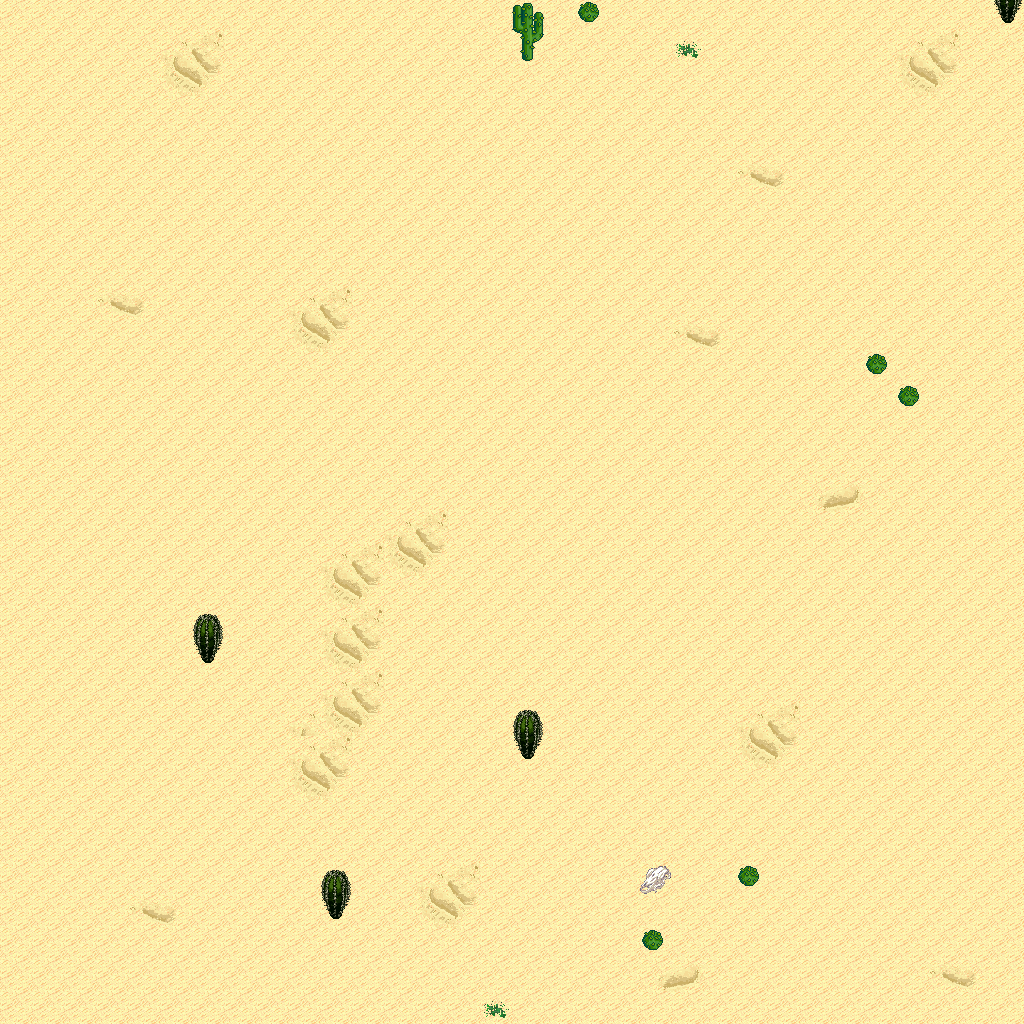

The image is a tile-based game level rendered from a .tmx file. Its description and source (layers, tilesets, objects; grid data summarised) follow:
An orthogonal 32x32 tile map with 32x32 px tiles, 5 tile layers (Ground, Objects, Objects2, Above, ...), 1 hidden layer not drawn, 18 tilesets.

<map version="1.10" tiledversion="1.11.0" orientation="orthogonal" renderorder="right-down" width="32" height="32" tilewidth="32" tileheight="32" infinite="0" nextlayerid="11" nextobjectid="1">
 <tileset firstgid="1" name="logic_collision" tilewidth="32" tileheight="32" tilecount="1" columns="1">
  <image source="../drawable/logic_collision.png" width="32" height="32" />
 </tileset>
 <tileset firstgid="2" name="ground_ground" tilewidth="32" tileheight="32" tilecount="33" columns="3">
  <image source="../drawable/ground_ground.png" width="96" height="352" />
 </tileset>
 <tileset firstgid="35" name="ground_ridge_earth_pale" tilewidth="32" tileheight="32" tilecount="96" columns="12">
  <image source="../drawable/ground_ridge_earth_pale.png" width="384" height="256" />
 </tileset>
 <tileset firstgid="131" name="ground_ridge_earth_dark" tilewidth="32" tileheight="32" tilecount="96" columns="12">
  <image source="../drawable/ground_ridge_earth_dark.png" width="384" height="256" />
 </tileset>
 <tileset firstgid="227" name="terrain_desert" tilewidth="32" tileheight="32" tilecount="88" columns="8">
  <image source="../drawable/terrain_desert.png" width="256" height="352" />
 </tileset>
 <tileset firstgid="315" name="building_witch_hut" tilewidth="32" tileheight="32" tilecount="80" columns="5">
  <image source="../drawable/building_witch_hut.png" width="160" height="512" />
 </tileset>
 <tileset firstgid="395" name="ground_earth_edges_yellowgreen" tilewidth="32" tileheight="32" tilecount="15" columns="5">
  <image source="../drawable/ground_earth_edges_yellowgreen.png" width="160" height="96" />
 </tileset>
 <tileset firstgid="410" name="item_firewood" tilewidth="32" tileheight="32" tilecount="12" columns="3">
  <image source="../drawable/item_firewood.png" width="96" height="128" />
 </tileset>
 <tileset firstgid="422" name="object_well_hoist" tilewidth="32" tileheight="32" tilecount="9" columns="3">
  <image source="../drawable/object_well_hoist.png" width="96" height="96" />
 </tileset>
 <tileset firstgid="431" name="plant_bush_various_small" tilewidth="32" tileheight="32" tilecount="9" columns="3">
  <image source="../drawable/plant_bush_various_small.png" width="96" height="96" />
 </tileset>
 <tileset firstgid="440" name="plant_bush_bushes" tilewidth="32" tileheight="32" tilecount="10" columns="5">
  <image source="../drawable/plant_bush_bushes.png" width="160" height="64" />
 </tileset>
 <tileset firstgid="450" name="plant_stump_stump_rectangular" tilewidth="32" tileheight="32" tilecount="4" columns="2">
  <image source="../drawable/plant_stump_stump_rectangular.png" width="64" height="64" />
 </tileset>
 <tileset firstgid="454" name="plant_stump_small_stump" tilewidth="32" tileheight="32" tilecount="4" columns="2">
  <image source="../drawable/plant_stump_small_stump.png" width="64" height="64" />
 </tileset>
 <tileset firstgid="458" name="plant_tree_evergreen" tilewidth="32" tileheight="32" tilecount="36" columns="3">
  <image source="../drawable/plant_tree_evergreen.png" width="96" height="384" />
 </tileset>
 <tileset firstgid="494" name="ground_sand_2" tilewidth="32" tileheight="32" tilecount="15" columns="5">
  <image source="../drawable/ground_sand_2.png" width="160" height="96" />
 </tileset>
 <tileset firstgid="509" name="plant_cactus_2" tilewidth="32" tileheight="32" tilecount="10" columns="5">
  <image source="../drawable/plant_cactus_2.png" width="160" height="64" />
 </tileset>
 <tileset firstgid="519" name="plant_cactus" tilewidth="32" tileheight="32" tilecount="2" columns="1">
  <image source="../drawable/plant_cactus.png" width="32" height="64" />
 </tileset>
 <tileset firstgid="521" name="ground_rock_pebbles" tilewidth="32" tileheight="32" tilecount="3" columns="1">
  <image source="../drawable/ground_rock_pebbles.png" width="32" height="96" />
 </tileset>
 <layer id="1" name="Ground" width="32" height="32">
  <data>[1024 cells, 1024 non-empty, 11 distinct tile ids]</data>
 </layer>
 <layer id="2" name="Objects" width="32" height="32">
  <data>[1024 cells, 10 non-empty, 3 distinct tile ids]</data>
 </layer>
 <layer id="3" name="Objects2" width="32" height="32">
  <data>[1024 cells, 0 non-empty, 0 distinct tile ids]</data>
 </layer>
 <layer id="4" name="Above" width="32" height="32">
  <data>[1024 cells, 4 non-empty, 2 distinct tile ids]</data>
 </layer>
 <layer id="5" name="Above2" width="32" height="32">
  <data>[1024 cells, 0 non-empty, 0 distinct tile ids]</data>
 </layer>
 <layer id="6" name="Walkable" width="32" height="32" visible="0">
  <data>[1024 cells, 11 non-empty, 1 distinct tile ids]</data>
 </layer>
 <objectgroup id="7" name="Mapevents" />
 <objectgroup id="8" name="Spawn" />
 <objectgroup id="9" name="Keys" />
 <objectgroup id="10" name="Replace" />
</map>
